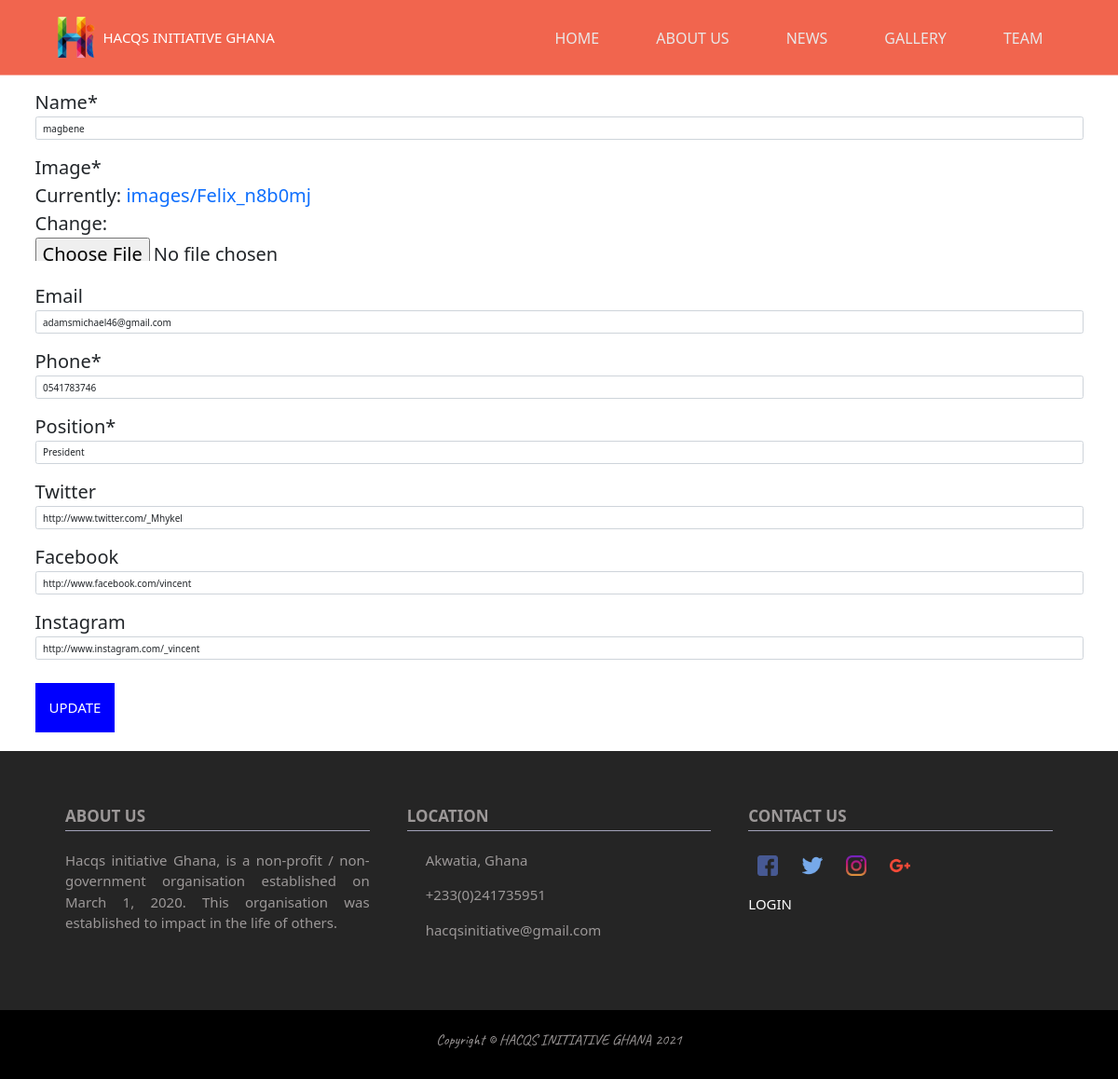
Before: /update-member/1/ with the older database file.
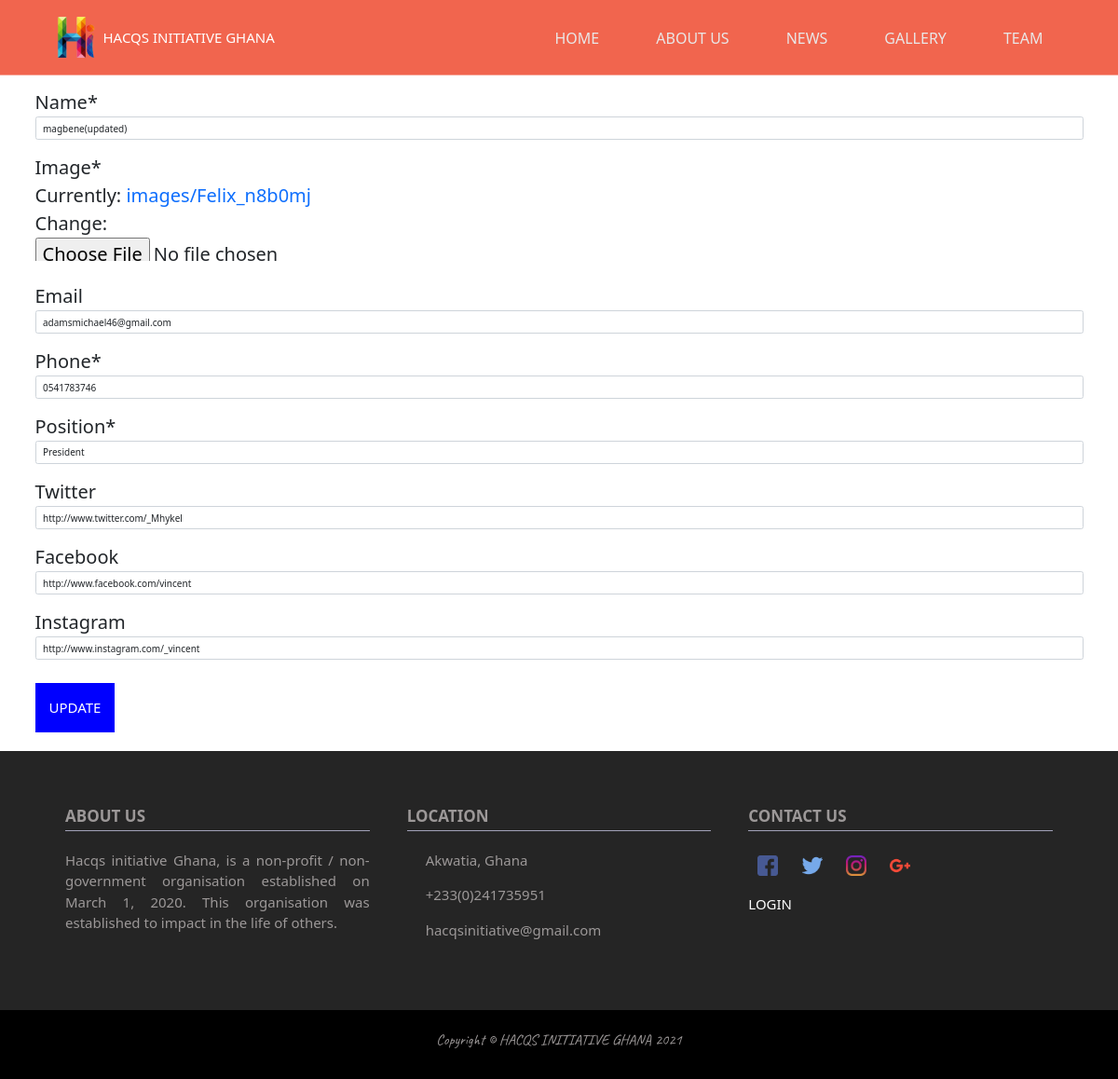
After: the same page with the newer database file.
### base/models.py (models this page shows, shortened)
class Executive(models.Model):
    name = models.CharField(max_length=200)
    image = models.ImageField(upload_to = 'images', default = 'user-image')
    email = models.CharField(max_length=200, null = True, blank = True)
    phone = models.CharField(max_length = 14)
    position = models.OneToOneField(Position, on_delete = models.SET_NULL, null=True)
    twitter = models.URLField(max_length=200, blank = True, null = True)
    facebook = models.URLField(max_length=200, blank = True, null = True)
    instagram = models.URLField(max_length=200, blank = True, null = True)

### base/views.py (the view)
# urls.py: path('update-member/<str:pk>/',views.updateExecutive, name = 'update_executive'),
def updateExecutive(request,pk):
    executive = Executive.objects.get(id=pk)
    executiveForm = AddExecutiveForm(instance=executive)
    if request.method == 'POST':
        executiveForm = AddExecutiveForm(request.POST,request.FILES,instance = executive)
        if executiveForm.is_valid():
            executiveForm.save()
            return redirect('team')
    context = {
        'executive':executive,
        'form':executiveForm
    }
    return render(request,'forms/update-member.htm',context)

### base/forms.py
class AddExecutiveForm(ModelForm):
    class Meta:
        model = Executive
        fields = '__all__'

### base/models.py (called while the page is built)
    def __str__(self):
        return self.title

### base/templates/forms/update-member.htm (shortened to what this page needs)
{% extends 'main.htm' %} {% load static %}
{% load crispy_forms_tags %}
{% block content %}
<div class="container">
    <div style="height: 80px;">
    </div>
    <form action="" method="post" enctype="multipart/form-data">
        {{form|crispy}}
        <button type="submit" class="add-btn"> Update</button>
    </form>
</div>
{% endblock %}

Changed rows visible on the page:
changed Executive "adamsmichael46@gmail.com": name "magbene" → "magbene(updated)"
